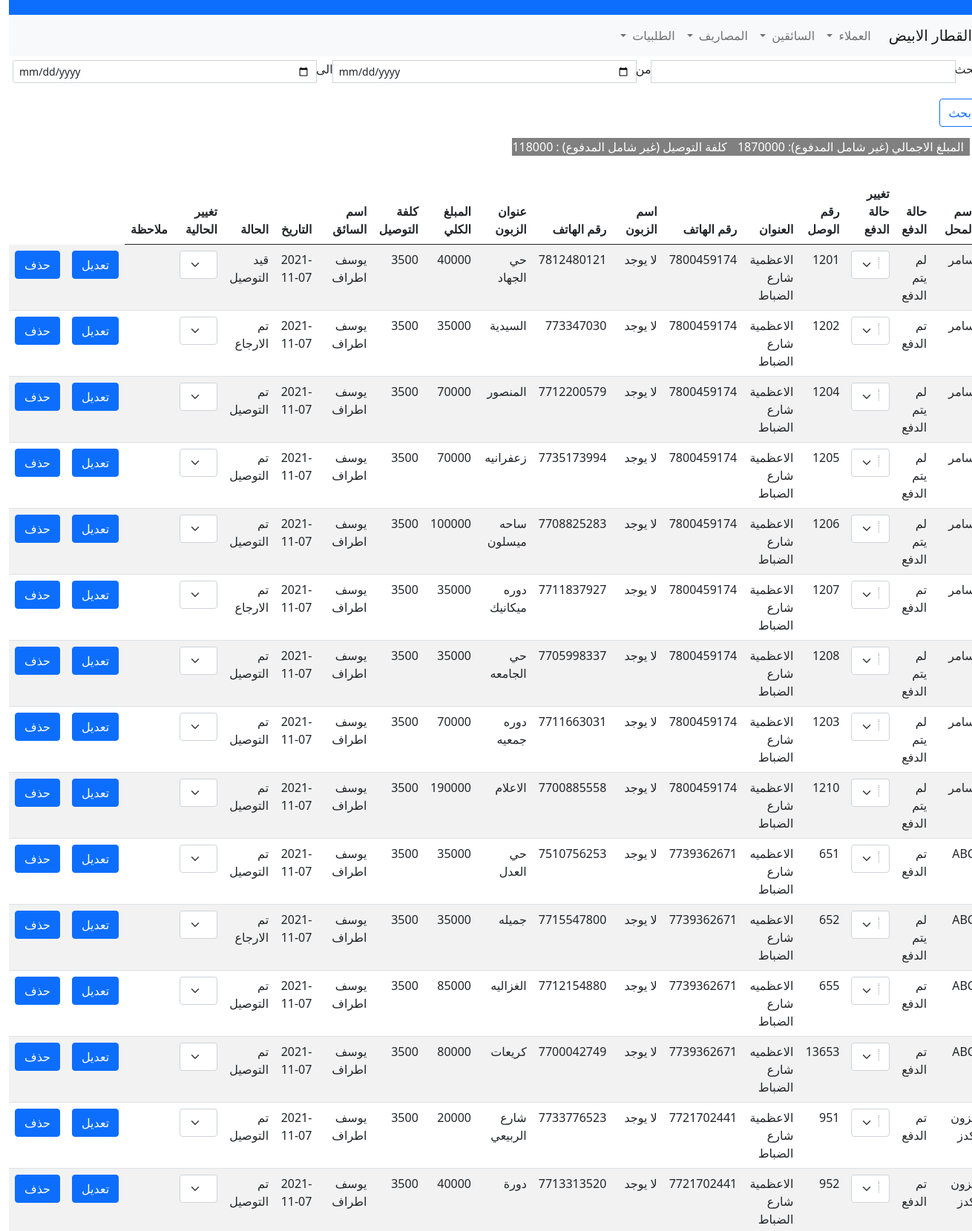
/order (upper part), run on the app's committed database.
### models.py (models this page shows, shortened)
class Orders(db.Model):
    __tablename__ = "Orders"
    id = Column(Integer, primary_key=True)
    invoice_num = Column(Integer)
    client_id = Column(Integer, ForeignKey('Client.id'))
    costumer = Column(String)
    costumer_add = Column(String)
    costumer_phone = Column(Integer)
    date = Column(String)
    total_cost = Column(Integer)
    net_cost = Column(Integer)
    driver_id = Column(Integer, ForeignKey('Driver.id'))
    state = Column(Integer, default=0)
    payment_state = Column(Integer, default=0)
    notes = Column(String)

class Client(db.Model):
    __tablename__ = "Client"
    id = Column(Integer, primary_key=True, autoincrement=True)
    name = Column(String)
    shop = Column(String)
    phone = Column(Integer)
    address = Column(String)
    order = db.relationship('Orders', backref=db.backref('client', uselist=False), lazy='dynamic')

class Driver(db.Model):
    __tablename__ = "Driver"
    id = Column(Integer, primary_key=True)
    name = Column(String)
    phone = Column(Integer)
    card_no = Column(Integer)
    order = db.relationship('Orders', backref=db.backref('driver', uselist=False), lazy='dynamic')

### app.py (the view)
@app.route('/order', methods=['GET'])
def order():
    query = db.session.query(Orders, Driver, Client).filter(Client.id == Orders.client_id,
                                                            Driver.id == Orders.driver_id).all()
    form = Search()
    num = 0
    net = 0
    for to, t, z in query:
        if to.state == 1 and to.payment_state == 0:
            num += to.total_cost
            net += to.net_cost
    return render_template('order.html', query=query, form=form, num=num, net=net)

### forms.py
class Search(FlaskForm):
    search = StringField('search')

### templates/order.html (shortened to what this page needs)
{% extends "base.html" %}
{% block content %}
<div id="all" style="visibility: visible">
<nav class="navbar navbar-expand-lg navbar-light bg-light">
  <div class="container-fluid">
    <a class="navbar-brand" href="/main">القطار الابيض</a>
    <div class="collapse navbar-collapse" id="navbarSupportedContent">
      <ul class="navbar-nav me-auto mb-2 mb-lg-0">
        <li class="nav-item dropdown">
          <a class="nav-link dropdown-toggle" href="#" id="navbarDropdown" role="button" data-bs-toggle="dropdown" aria-expanded="false">
            العملاء
          </a>
        </li>
        <li class="nav-item dropdown">
          <a class="nav-link dropdown-toggle" href="#" id="navbarDropdown" role="button" data-bs-toggle="dropdown" aria-expanded="false">
            السائقين
          </a>
        </li>
        <li class="nav-item dropdown">
          <a class="nav-link dropdown-toggle" href="#" id="navbarDropdown" role="button" data-bs-toggle="dropdown" aria-expanded="false">
            المصاريف
          </a>
        </li>
        <li class="nav-item dropdown">
          <a class="nav-link dropdown-toggle" href="#" id="navbarDropdown" role="button" data-bs-toggle="dropdown" aria-expanded="false">
            الطلبيات
          </a>
        </li>
      </ul>
    </div>
  </div>
</nav>
<form method="post" class="form">
<div class="input-group input-group-sm mb-3" style="padding: 5px;">
            <label name="query" >بحث</label>
              {{ form.search(class_ = 'form-control', autofocus = true) }}
    </label > من </label>
    <input type="date" name="h1" class="form-control">
    <label>الى </label>
        <input type="date" name="h2" class="form-control">
    </div>
  <input type="submit" value="بحث" class="btn btn-outline-primary">
</form>
<div class="input-group input-group-sm mb-3" style="padding: 15px;">
 <label style="background-color: gray; color:white; padding-right: 8px;"> المبلغ الاجمالي (غير شامل المدفوع): </label>
     <label style="background-color: gray; color:white;padding-right: 5px;"> {{ num }} </label>
 <label style="background-color: gray; color:white; padding-right: 15px;"> كلفة التوصيل (غير شامل المدفوع) :  </label>
 <label style="background-color: gray; color:white;padding-right: 5px;"> {{ net }} </label>
</div>
  <table id="data" class="table table-striped">
    <thead>
      <tr>
        <th>اسم المحل</th>
                    <th> حالة الدفع </th>
          <th> تغيير حالة الدفع </th>
        <th>رقم الوصل</th>
        <th>العنوان</th>
        <th>رقم الهاتف</th>
        <th> اسم الزبون</th>
        <th> رقم الهاتف </th>
        <th>عنوان الزبون </th>
        <th>المبلغ الكلي</th>
        <th>كلفة التوصيل</th>
        <th> اسم السائق</th>
        <th> التاريخ </th>
        <th> الحالة </th>
        <th> تغيير الحالية </th>
          <th> ملاحظة </th>
      </tr>
    </thead>
    <tbody>
      {% for Orders, Driver, Client in query %}
        <tr>
          <td>{{ Client.shop }}</td>
          {% if Orders.payment_state == 0 %}
             {% set payment="لم يتم الدفع" %}
            {% elif Orders.payment_state == 1 %}
             {% set payment="تم الدفع" %}
             {% endif %}
        <td> {{ payment }}</td>
        <td>
            <form method="post" action="/payment">
                            <select class="form-select" name="payment" aria-label="Default select example" onchange="this.form.submit()">
                              <option selected> أختار </option>
                            </select>
            </form>
          </td>
          <td>{{ Orders.invoice_num }}</td>
          <td>{{ Client.address }}</td>
          <td>{{ Client.phone }}</td>
          <td>{{ Orders.costumer }}</td>
          <td>{{ Orders.costumer_phone }}</td>
          <td>{{ Orders.costumer_add }}</td>
          <td>{{ Orders.total_cost}}</td>
          <td>{{ Orders.net_cost}}</td>
          <td>{{ Driver.name}}</td>
          <td>{{ Orders.date}}</td>
          {% if Orders.state==0 %}
            {% set row="قيد التوصيل" %}
            {% elif Orders.state==1 %}
            {% set row="تم التوصيل" %}
            {% elif Orders.state==2 %}
            {% set row="تم الارجاع" %}
            {% endif %}
          <td> {{ row }} </td>
          <td>
            <form method="post" action="/state">
                            <select class="form-select" name="state" aria-label="Default select example" onchange="this.form.submit()">
                                <option selected> أختار </option>
                            </select>
            </form>
          </td>
            <td> {{ Orders.note }} </td>
          <td>
              <form method="post" action="/edit-order">
                  <button type="submit" class="btn btn-primary"> تعديل </button>
              </form>
          </td>
          <td> <form method="post" action="/delete-order">
              <button type="submit" class="btn btn-primary">حذف</button>
          </form>
          </td>
        </tr>
      {% endfor %}
    </tbody>
  </table>
</div>
{% endblock %}

### data on the page
Orders: shop "سامر", payment "لم يتم الدفع", invoice_num "1201", address "الاعظمية شارع الضباط", phone "7800459174", costumer "لا يوجد", costumer_phone "7812480121", costumer_add "حي الجهاد", total_cost "40000", net_cost "3500", name "يوسف اطراف", date "2021-11-07", row "قيد التوصيل"
Orders: shop "سامر", payment "تم الدفع", invoice_num "1202", address "الاعظمية شارع الضباط", phone "7800459174", costumer "لا يوجد", costumer_phone "773347030", costumer_add "السيدية", total_cost "35000", net_cost "3500", name "يوسف اطراف", date "2021-11-07", row "تم الارجاع"
Orders: shop "سامر", payment "لم يتم الدفع", invoice_num "1204", address "الاعظمية شارع الضباط", phone "7800459174", costumer "لا يوجد", costumer_phone "7712200579", costumer_add "المنصور", total_cost "70000", net_cost "3500", name "يوسف اطراف", date "2021-11-07", row "تم التوصيل"
Orders: shop "سامر", payment "لم يتم الدفع", invoice_num "1205", address "الاعظمية شارع الضباط", phone "7800459174", costumer "لا يوجد", costumer_phone "7735173994", costumer_add "زعفرانيه", total_cost "70000", net_cost "3500", name "يوسف اطراف", date "2021-11-07", row "تم التوصيل"
Orders: shop "سامر", payment "لم يتم الدفع", invoice_num "1206", address "الاعظمية شارع الضباط", phone "7800459174", costumer "لا يوجد", costumer_phone "7708825283", costumer_add "ساحه ميسلون", total_cost "100000", net_cost "3500", name "يوسف اطراف", date "2021-11-07", row "تم التوصيل"
Orders: shop "سامر", payment "تم الدفع", invoice_num "1207", address "الاعظمية شارع الضباط", phone "7800459174", costumer "لا يوجد", costumer_phone "7711837927", costumer_add "دوره ميكانيك", total_cost "35000", net_cost "3500", name "يوسف اطراف", date "2021-11-07", row "تم الارجاع"
Orders: shop "سامر", payment "لم يتم الدفع", invoice_num "1208", address "الاعظمية شارع الضباط", phone "7800459174", costumer "لا يوجد", costumer_phone "7705998337", costumer_add "حي الجامعه", total_cost "35000", net_cost "3500", name "يوسف اطراف", date "2021-11-07", row "تم التوصيل"
Orders: shop "سامر", payment "لم يتم الدفع", invoice_num "1203", address "الاعظمية شارع الضباط", phone "7800459174", costumer "لا يوجد", costumer_phone "7711663031", costumer_add "دوره جمعيه", total_cost "70000", net_cost "3500", name "يوسف اطراف", date "2021-11-07", row "تم التوصيل"
Orders: shop "سامر", payment "لم يتم الدفع", invoice_num "1210", address "الاعظمية شارع الضباط", phone "7800459174", costumer "لا يوجد", costumer_phone "7700885558", costumer_add "الاعلام", total_cost "190000", net_cost "3500", name "يوسف اطراف", date "2021-11-07", row "تم التوصيل"
Orders: shop "ABC", payment "تم الدفع", invoice_num "651", address "الاعظميه شارع الضباط", phone "7739362671", costumer "لا يوجد", costumer_phone "7510756253", costumer_add "حي العدل", total_cost "35000", net_cost "3500", name "يوسف اطراف", date "2021-11-07", row "تم التوصيل"
Orders: shop "ABC", payment "لم يتم الدفع", invoice_num "652", address "الاعظميه شارع الضباط", phone "7739362671", costumer "لا يوجد", costumer_phone "7715547800", costumer_add "جميله", total_cost "35000", net_cost "3500", name "يوسف اطراف", date "2021-11-07", row "تم الارجاع"
Orders: shop "ABC", payment "تم الدفع", invoice_num "655", address "الاعظميه شارع الضباط", phone "7739362671", costumer "لا يوجد", costumer_phone "7712154880", costumer_add "الغزاليه", total_cost "85000", net_cost "3500", name "يوسف اطراف", date "2021-11-07", row "تم التوصيل"
Orders: shop "ABC", payment "تم الدفع", invoice_num "13653", address "الاعظميه شارع الضباط", phone "7739362671", costumer "لا يوجد", costumer_phone "7700042749", costumer_add "كريعات", total_cost "80000", net_cost "3500", name "يوسف اطراف", date "2021-11-07", row "تم التوصيل"
Orders: shop "بزون كدز", payment "تم الدفع", invoice_num "951", address "الاعظمية شارع الضباط", phone "7721702441", costumer "لا يوجد", costumer_phone "7733776523", costumer_add "شارع الربيعي", total_cost "20000", net_cost "3500", name "يوسف اطراف", date "2021-11-07", row "تم التوصيل"
Orders: shop "بزون كدز", payment "تم الدفع", invoice_num "952", address "الاعظمية شارع الضباط", phone "7721702441", costumer "لا يوجد", costumer_phone "7713313520", costumer_add "دورة", total_cost "40000", net_cost "3500", name "يوسف اطراف", date "2021-11-07", row "تم التوصيل"

### other printed values
{{ num }} "1870000"
{{ net }} "118000"
